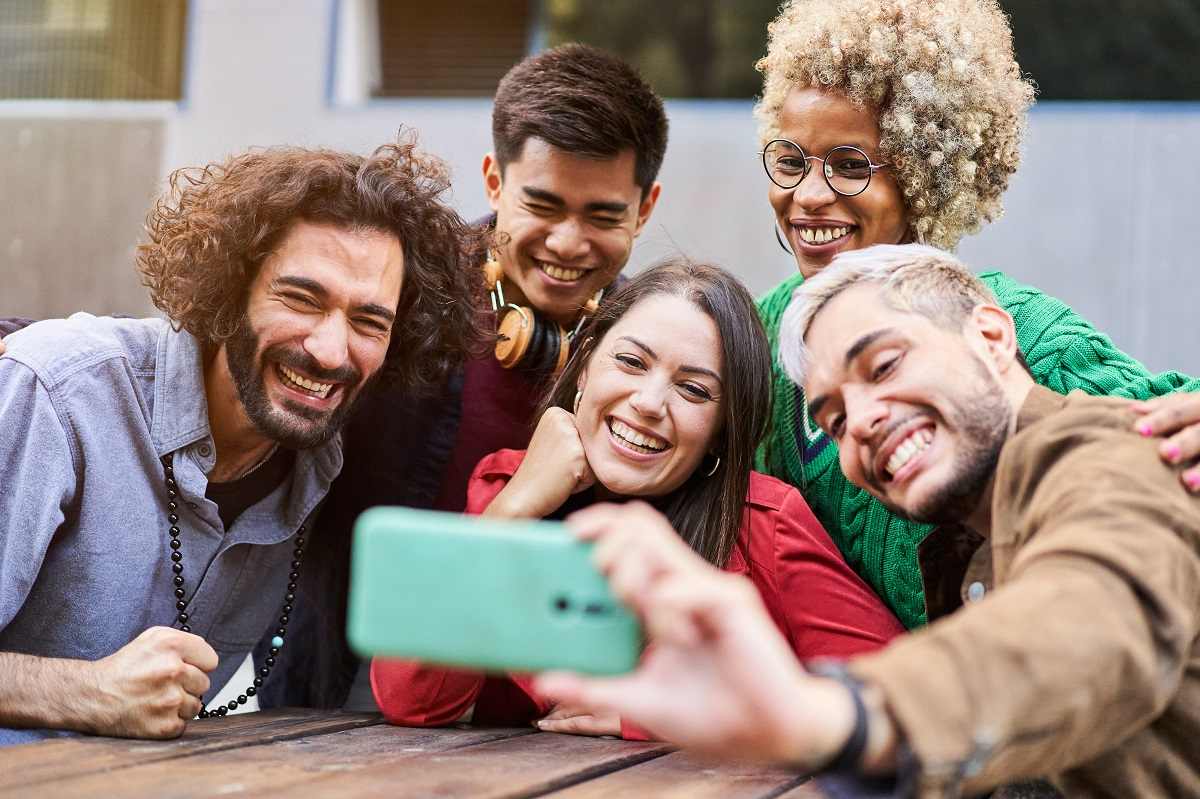
#> input picture Detecção de faces/Detecção de faces em uma foto/Pessoas-felizes.jpg, 1200 x 799 px, found by its file name
$ python 'visão.py'
#> lines starting #> are read from the running program, lines starting #| are printed output that depends on the picture; after the words box and inside, x2 and y2 are one past the last pixel; in counts of white or black regions, pixels touching at a corner belong together
# -*- coding: utf-8 -*-
"""Visão

Automatically generated by Colab.

Original file is located at
    https://colab.research.google.com/drive/1KOSNiuG3B2u4nGI1jEvJyLotBnYUIk-6
"""

import cv2

imagem = cv2.imread('/content/Pessoas-felizes.jpg')
#> imagem is the input picture: shape (799, 1200, 3); mean B, G, R 120.8, 128.8, 146.6

#cv2.imshow(imagem)
from google.colab.patches import cv2_imshow
cv2_imshow(imagem)

detector = cv2.CascadeClassifier('/content/haarcascade_frontalface_default.xml')

Img_cinza = cv2.cvtColor(imagem, cv2.COLOR_BGR2GRAY)
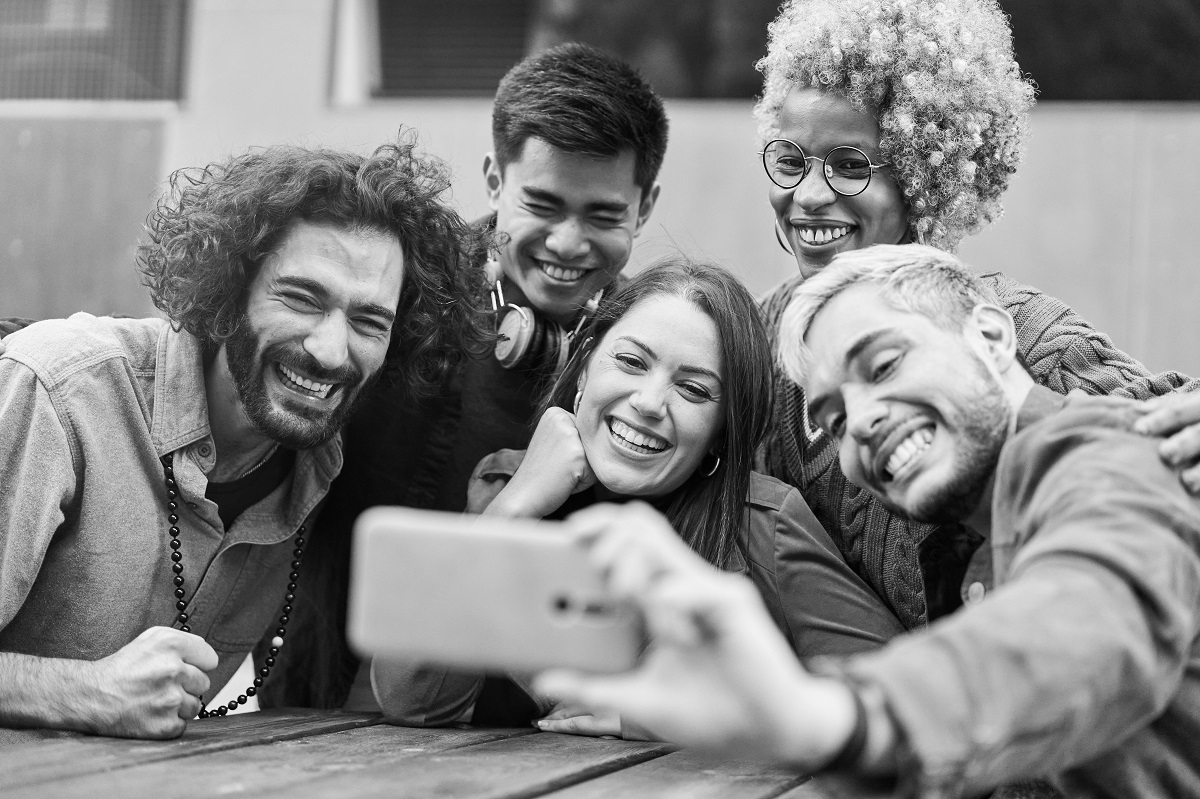
#> Img_cinza: shape (799, 1200); min 0, max 254, mean 133.2
cv2_imshow(Img_cinza)

deteccoes = detector.detectMultiScale(Img_cinza, scaleFactor= 1.1)
#> deteccoes = [[494, 152, 161, 161], [728, 97, 177, 177], [575, 303, 171, 171], [241, 235, 188, 188]]
deteccoes

for (x, y, l ,a) in deteccoes:
  cv2.rectangle(imagem, (x, y), (x + l, y + a), (0,255,0), 2)
  cv2_imshow(imagem)
#> this loop made 4 passes
#> pass 1, `cv2_imshow(imagem)`:
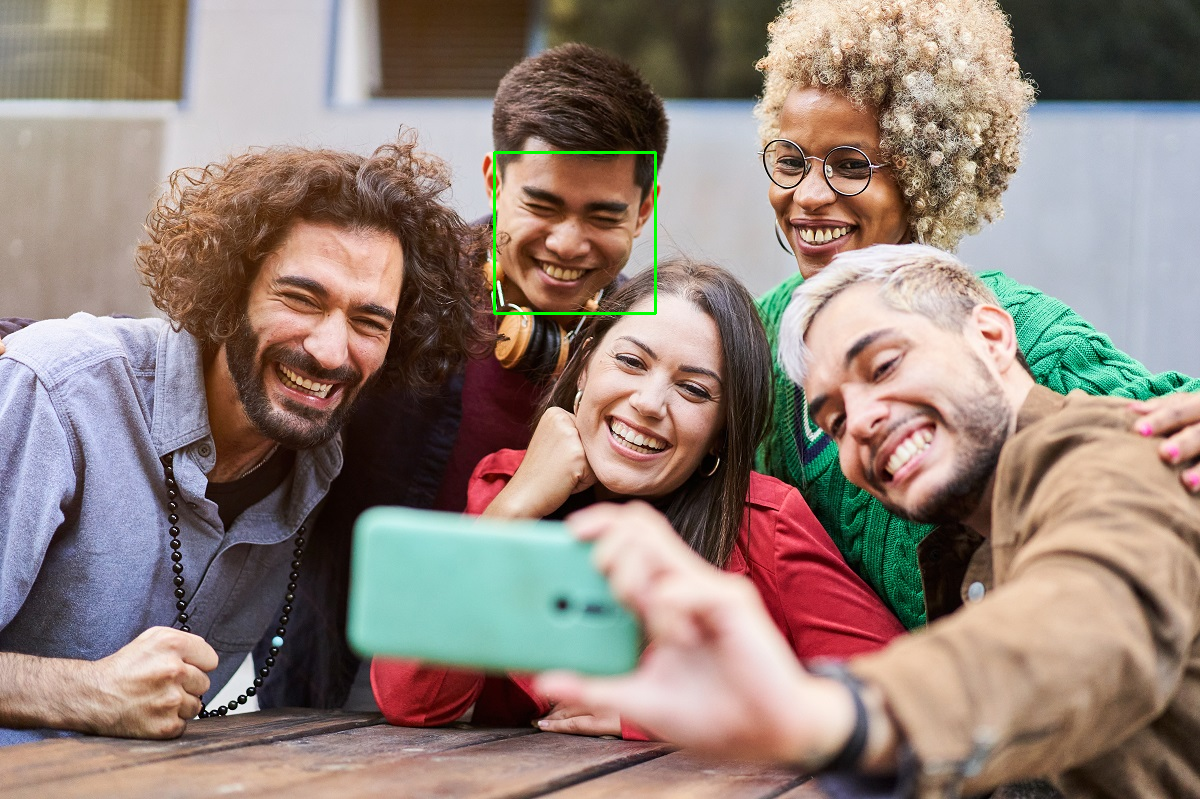
#> shown: shape (799, 1200, 3); mean B, G, R 120.6, 129, 146.3
#> pass 2, `cv2_imshow(imagem)`:
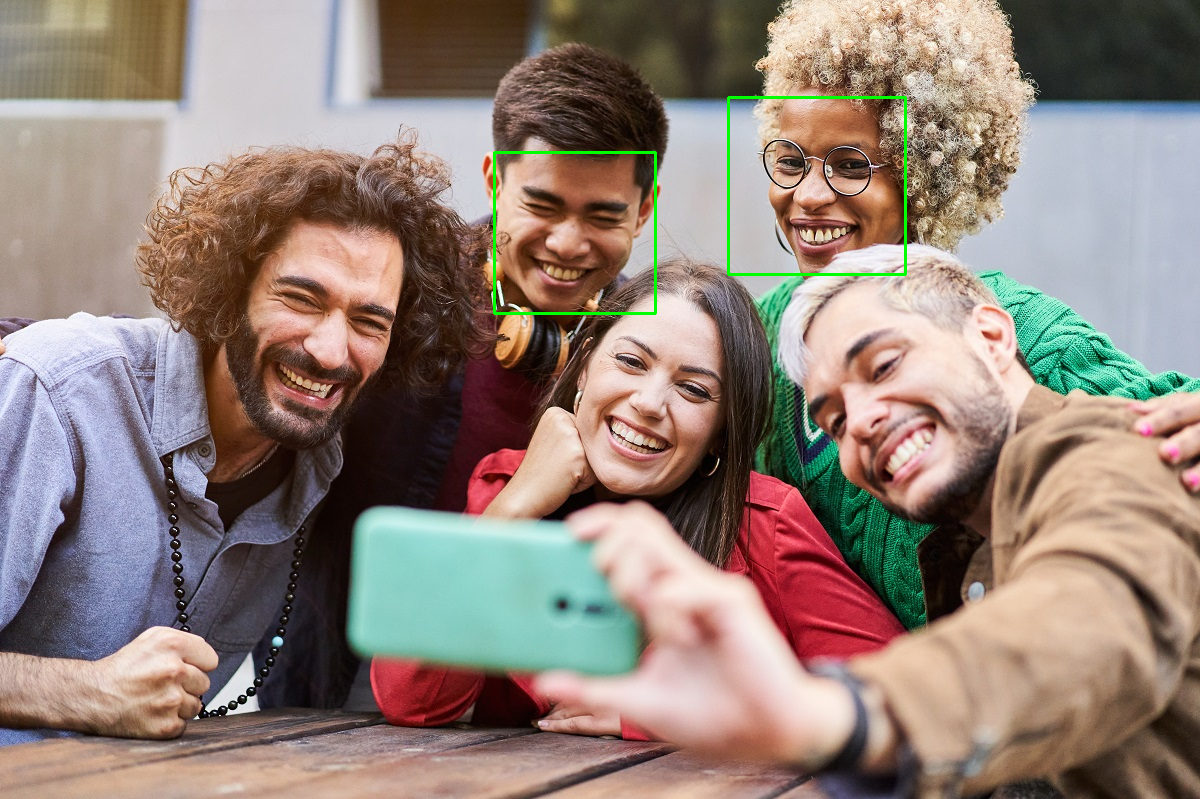
#> shown: shape (799, 1200, 3); mean B, G, R 120.2, 129.3, 145.9
#> after the loop:
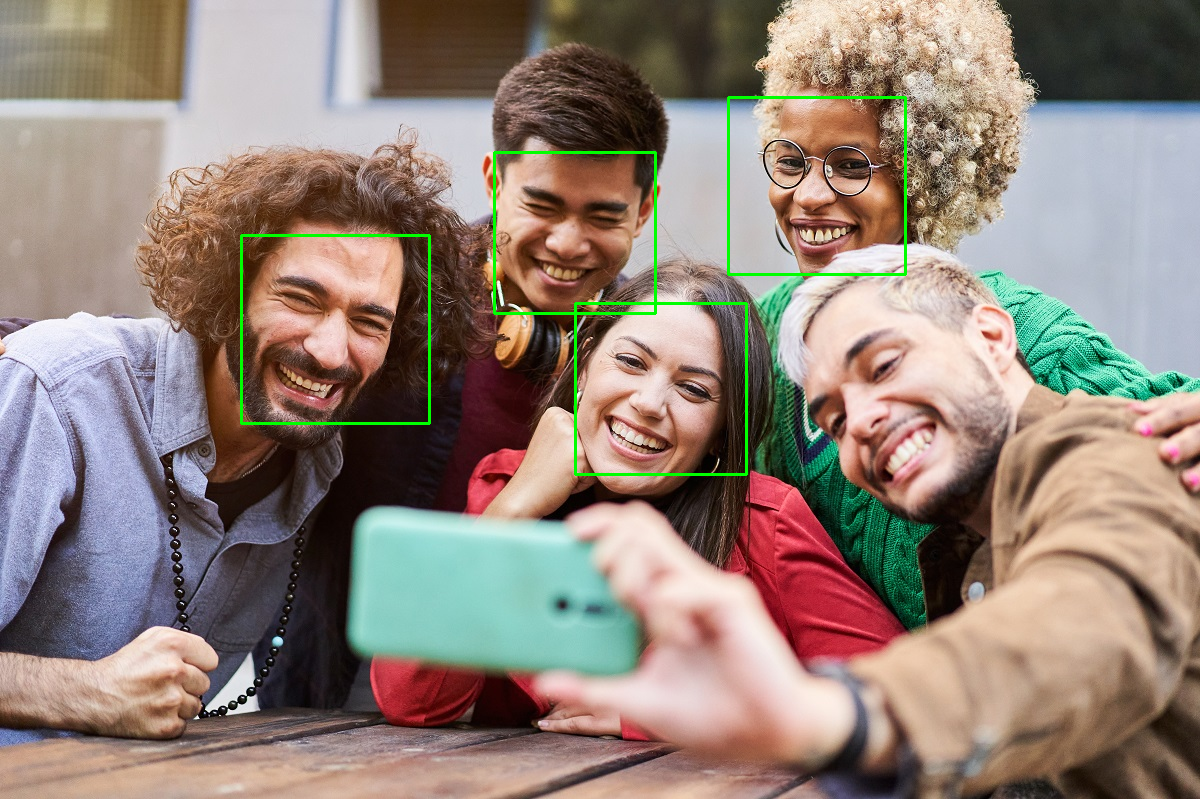
#> imagem: shape (799, 1200, 3); 0.87% of pixels changed, all inside (x1, y1, x2, y2) = (240, 96, 907, 476)
